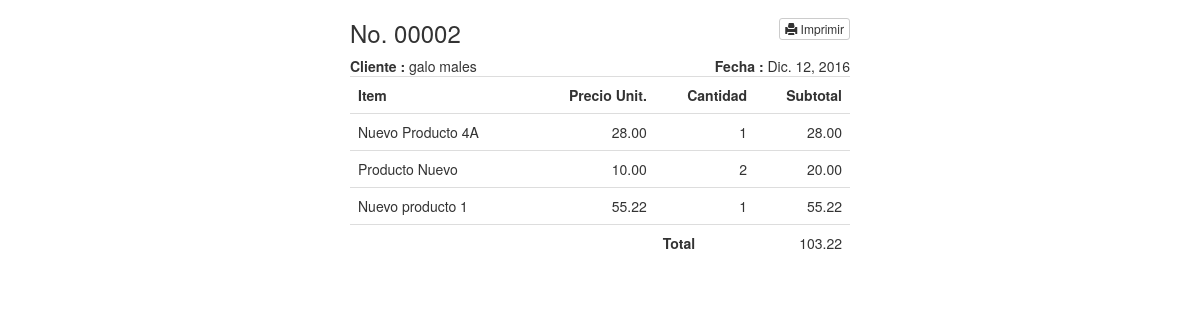
The app's page /sistema/cliente/dpedido.php?ip=2 (signed in) with its own data.
### tables this page shows
CREATE TABLE `pedidos` (
  `id_pedido` int(11) NOT NULL COMMENT 'identificador unico de pedido',
  `id_usuario` int(11) NOT NULL COMMENT 'identificador de usuario quien realizo el pedido',
  `precio_total` double NOT NULL COMMENT 'precio total del pedido',
  `num_items` int(11) NOT NULL COMMENT 'cantidad de items incluidos en el pedido',
  `fecha_creacion` datetime NOT NULL COMMENT 'fecha de creacion del pedido'
);

CREATE TABLE `usuarios` (
  `id_usuario` int(11) NOT NULL COMMENT 'id usuario',
  `id_perfil` int(11) NOT NULL COMMENT 'perfil de usuario',
  `nombre` varchar(50) NOT NULL COMMENT 'nombres del usuario',
  `apellido` varchar(50) NOT NULL COMMENT 'apellidos del usuario',
  `cedula` varchar(15) NOT NULL COMMENT 'numero de cedula del usuario',
  `genero` varchar(1) NOT NULL COMMENT 'genero del usuario',
  `celular` varchar(15) NOT NULL COMMENT 'numero celular del usuario',
  `telefono` varchar(20) NOT NULL COMMENT 'numero telefonico del usuario',
  `correo` varchar(50) NOT NULL COMMENT 'correo electronico del usuario',
  `id_pais` int(11) NOT NULL COMMENT 'identificador pais de residencia del usuario',
  `id_provincia` int(11) NOT NULL COMMENT 'identificador provincia residencia del usuario',
  `id_ciudad` int(11) NOT NULL COMMENT 'identificador ciudad residencia del usuario',
  `direccion` varchar(50) NOT NULL COMMENT 'nombre calle principal de residencia del usuario',
  `clave` varchar(50) NOT NULL COMMENT 'clave de acceso al sistema del usuario',
  `fecha_creacion` datetime NOT NULL COMMENT 'fecha de creacion del usuario',
  `fecha_modificacion` datetime NOT NULL COMMENT 'fecha de ultima modificacion de datos en el sistema del usuario',
  `estado` int(11) NOT NULL COMMENT 'Estado activo o inactivo del usuario dentro del sistema'
);

CREATE TABLE `detalle_pedidos` (
  `id_detalle_pedido` int(11) NOT NULL COMMENT 'identificador unico del detalle del pedido',
  `id_pedido` int(11) NOT NULL COMMENT 'identificador del pedido al cual pertenece el detalle',
  `id_producto` int(11) NOT NULL COMMENT 'identificador del producto incluido en el detalle del pedido',
  `item` varchar(50) NOT NULL,
  `precio` double NOT NULL COMMENT 'precio del producto incluido en el detalle del pedido',
  `cantidad` int(11) NOT NULL COMMENT 'cantidad de productos incluidos en el pedido',
  `subtotal` double NOT NULL COMMENT 'valor subtotal del detalle del pedido'
);

### sistema/cliente/dpedido.php (the view, shortened to what this page needs)
<?php
include_once("../conect.php");
$mes=array("Ene.","Feb.","Mar.","Abr.","May.","Jun.","Jul.","Ago.","Sep.","Oct.","Nov.","Dic.");
$id_pedido=sprintf("%d",$_GET['ip']);
$rp=mysqli_fetch_object(mysqli_query($enlace,"select * from pedidos where id_pedido=".$id_pedido));
$sqldp=mysqli_query($enlace,"select * from detalle_pedidos where id_pedido=".$id_pedido);
?>
<!DOCTYPE html>
<html lang="en">
  <head>
    <link href="../bootstrap-3.3.7-dist/css/bootstrap.min.css" rel="stylesheet" media="screen">
</head>
  <body>
<table width="500" border="0" align="center" cellpadding="5" cellspacing="0" bgcolor="#FFFFFF">
  <tr>
    <td>
    <table width="100%" border="0">
  <tbody>
    <tr>
      <td><h3><span class="yesPrint" style="display:none">Pedido </span>No. <?php echo sprintf("%'.05d\n", $rp->id_pedido); ?></h3></td>
      <td align="right" class="noPrint"><a class="btn btn-default btn-xs" href="Javascript:window.print()"><span class="glyphicon glyphicon-print"></span> Imprimir</a></td>
    </tr>
  </tbody>
</table>
    </td>
  </tr>
  <tr>
    <td><table width="100%" border="0">
  <tbody>
    <tr>
      <td><strong>Cliente : </strong><?php
			$rc=mysqli_fetch_object(mysqli_query($enlace,"select nombre,apellido from usuarios where id_usuario=".$rp->id_usuario));
			echo $rc->nombre." ".$rc->apellido;
			?></td>
      <td align="right"><strong>Fecha : </strong><?php
		  $fecha_1=explode(" ",$rp->fecha_creacion);
		  $fecha=explode("-",$fecha_1[0]);
		  echo $mes[$fecha[1]-1]." ".$fecha[2].", ".$fecha[0]; ?></td>
    </tr>
  </tbody>
</table>
</td>
  </tr>
  <tr>
    <td><form action="ipedido.php" method="post" enctype="multipart/form-data" name="form1" id="form1">
      <table class="table">
        <tbody>
          <tr>
            <th>Item</th>
            <th><div align="right">Precio Unit.</div></th>
            <th><div align="right">Cantidad</div></th>
            <th><div align="right">Subtotal</div></th>
            </tr>
          <?php
		   while($rdp=mysqli_fetch_object($sqldp)){
		   ?>
          <tr>
            <td><?php echo $rdp->item; ?></td>
            <td align="right"><?php echo sprintf("%01.2f",$rdp->precio); ?></td>
            <td align="right"><?php echo $rdp->cantidad; ?></td>
            <td align="right"><?php echo sprintf("%01.2f",$rdp->subtotal); ?></td>
            </tr>
  <?php
 }
?>
          <tr>
            <td>&nbsp;</td>
            <td>&nbsp;</td>
            <td><strong>Total</strong></td>
            <td align="right"><?php echo sprintf("%01.2f",$rp->precio_total); ?></td>
            </tr>
          </tbody>
        </table>
    </form></td>
  </tr>
</table>
</body>
</html>

### sistema/cliente/dpedido.php (style rules this page uses)
.noPrint { display: none; }

### records on screen
pedidos: id_pedido "00002", fecha_creacion "Dic.", fecha_creacion "12", fecha_creacion "2016", precio_total "103.22"
usuarios: nombre "galo", apellido "males"
detalle_pedidos: item "Nuevo Producto 4A", precio "28.00", cantidad "1", subtotal "28.00"
detalle_pedidos: item "Producto Nuevo", precio "10.00", cantidad "2", subtotal "20.00"
detalle_pedidos: item "Nuevo producto 1", precio "55.22", cantidad "1", subtotal "55.22"
